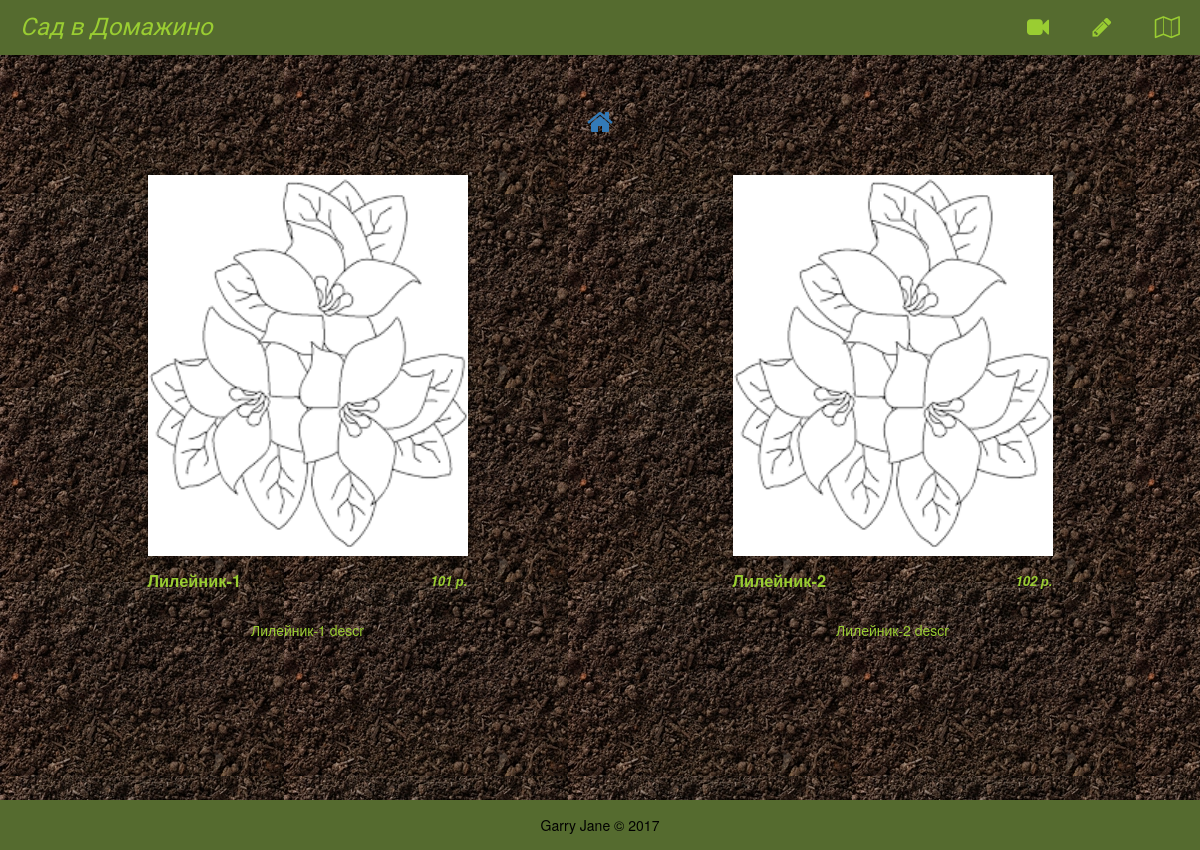
The app's page /?page=cat&id=1, older data.
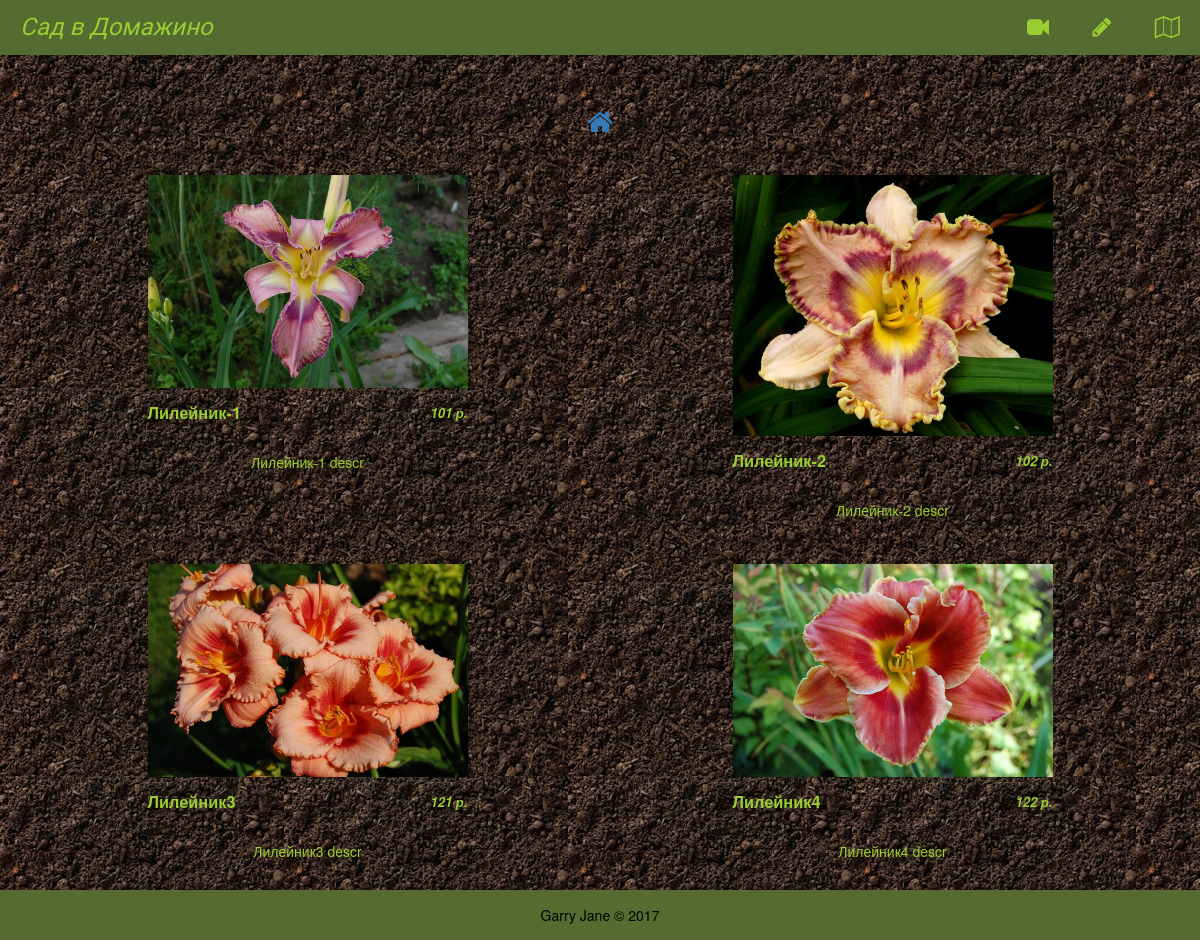
The same page, newer data.
### tables this page shows
CREATE TABLE `plants` (
  `p_id` int(6) unsigned NOT NULL AUTO_INCREMENT,
  `cat_id` int(6) unsigned NOT NULL,
  `p_name` varchar(128) NOT NULL,
  `p_img` varchar(128) NOT NULL,
  `p_intro` text NOT NULL,
  `p_descr` text NOT NULL,
  `p_additional` text,
  `p_price` int(11) NOT NULL,
  PRIMARY KEY (`p_id`),
  KEY `cat_id` (`cat_id`),
  CONSTRAINT `plants_ibfk_1` FOREIGN KEY (`cat_id`) REFERENCES `categories` (`cat_id`)
);

### index.php (called while the page is built, shortened)
<?php
$page = new Controller();

### models/DB.class.php (called while the page is built, shortened)
<?php
class DB
{
    public $dbLink, $host, $schema, $user, $password;
    function __construct($host = false, $schema = false, $user = false, $password = false)
    {
        $this->host = $host;
        $this->schema = $schema;
        $this->user = $user;
        $this->password = $password;
    }
    protected function connect()
    {
        $this->dbLink = new mysqli($this->host, $this->user, $this->password, $this->schema);
        mysqli_set_charset($this->dbLink, 'utf8');
        return true;
    }
    public function getCategoryPlants($id)
    {
        $sql = "
          SELECT * FROM plants
          WHERE cat_id = '$id'
        ";
        $result = $this->dbLink->query($sql);
        $resArr = [];
        for ($i = 0; $i < $result->num_rows; $i++) {
            $resArr[] = $result->fetch_array(MYSQLI_ASSOC);
        }
        return $resArr;
    }
}

### views/v_cont_single_cat.php (the view, shortened to what this page needs)
<div class="content">
    <div class="row">
        <div class="col-xs-12">
            <h1 class="page-title__text">
                <a href="/"><i title="Главная" class="fa fa-home" aria-hidden="true"></i></a>
            </h1>
        </div>
    </div>
    <?php
    foreach ($this->content as $plant) {
        echo
        "
            <div class='col-md-6 col-sm-12'>
                 <figure class='category-represent'>
                    <img src='{$plant['p_img']}' class='category-represent__img' alt=''>
                    <figcaption>
                        <h3 class='category-represent__name'>
                            {$plant['p_name']}
                            <span class='category-represent__name_price'>
                                {$plant['p_price']} р.
                            </span>
                        </h3>
                        <p class='category-represent__intro'>{$plant['p_descr']}</p>
                    </figcaption>
                </figure>
             </div>
            ";
    }
    ?>
</div>

### models/Controller.class.php (shortened to what this page needs)
<?php
class Controller
{
    protected $shopDB;
    public function __construct()
    {
        $this->shopDB = new DB('127.0.0.1', 'gp_shop', 'ddl_dev', 'Moodvin1');
        $this->contentSelect();
    }
    public function contentSelect()
    {
        if (isset($_GET['page'])) {
            switch ($_GET['page']) {
                case 'cat' :
                    $this->content = $this->shopDB->getCategoryPlants($_GET['id']);
                    self::render('v_cont_single_cat.php', ['title' => 'Сад в Домажино']);
                    break;
            }
        } else {
            header('Location: /?page=main');
        }
    }
    protected function render($templateName = 'v_cont_home.php', $page = ['title' => 'Сад в Домажино'], $path = 'views')
    {
        include("$path/v_header.php");
        include("$path/$templateName");
        include("$path/v_footer.php");
    }
}

### views/v_header.php (shortened to what this page needs)
<!DOCTYPE html>
<html lang="ru">
<head>
    <link rel="stylesheet" href="vendor/font-awesome/css/font-awesome.min.css">
    <link rel="stylesheet" href="vendor/bootstrap/bootstrap.css">
    <link rel="stylesheet" href="css/navbar.css">
    <link href="css/style.css" rel="stylesheet">
    <link rel="stylesheet" href="css/categories.css">
    <link rel="stylesheet" href="css/feedback.css">
    <link rel="stylesheet" href="css/map.css">
</head>
<body>
<div class="container">
    <div class="top-menu-bar">
        <span class="top-menu-logo">Сад в Домажино</span>
        <ul class="top-menu">
            <li class="top-menu__item top-menu__item_active" title="Домашняя страница">
            <li id="videoItem" class="top-menu__item" data-target="video-container" title="Видео сада">
                <a title="Видео сада" href="#" data-target="video-container">
                    <i class="fa fa-video-camera" aria-hidden="true" data-target="video-container"></i>
                </a>
            </li>
            <li id="feedbackItem" class="top-menu__item" data-target="mail-form-container" title="Написать сообщение">
                <a title="Написать сообщение" data-target="mail-form-container">
                    <i class="fa fa-pencil" aria-hidden="true" data-target="mail-form-container"></i>
                </a>
            </li>
            <li id="mapItem" class="top-menu__item" data-target="map-container" title="посмотреть на карте">
                <a data-target="map-container">
                    <i title="посмотреть на карте" class="fa fa-map-o" aria-hidden="true"
                       data-target="map-container"></i>
                </a>
            </li>
        </ul>
    </div>

### views/v_footer.php (shortened to what this page needs)
</div></div></div>
<footer class="footer"> Garry Jane © 2017</footer>
</body>
</html>

### css/navbar.css (style rules this page uses)
.top-menu-bar { background: darkolivegreen; color: yellowgreen; text-align: right; position: fixed; top: 0; right: 0; width: 100%; height: 2.5rem; font-family: 'Neucha', cursive; z-index: 2; }
.top-menu { box-sizing: border-box; color: inherit; margin: 0 auto; padding: 0; }
.top-menu-logo { position: absolute; left: 20px; font-style: italic; color: inherit; line-height: 2.5rem; font-size: 1.1rem; }
.top-menu__item { display: inline-block; height: 100%; list-style: none; padding: 0 20px; }
.top-menu__item > a { display: inline-block; text-decoration: none; color: inherit; height: 100%; width: 100%; line-height: 2.5rem; text-transform: lowercase; font-size: 1rem; }
.top-menu__item_active { color: grey; cursor: none; }

### css/style.css (style rules this page uses)
html { height: 100%; font-size: 22px; }
body { height: 100%; padding: 0; margin: 0 auto; color: yellowgreen; background: url("../img/grunt_rastitelny.jpg") repeat fixed; }
.container { display: table; padding-top: 2.5rem; height: 100%; width: 100%; min-width: 320px; }
.content { max-width: 1200px; margin: 1.25rem auto; z-index: 1; width: 100%; }
.footer { background: darkolivegreen; color: black; text-align: center; bottom: 0; left: 0; width: 100%; height: 50px; line-height: 50px; box-sizing: border-box; }
.page-title__text { text-align: center; }

### css/categories.css (style rules this page uses)
.category-represent { padding: 15px; width: 350px; text-align: center; margin: 0 auto; color: yellowgreen; }
.category-represent__img { width: 320px; cursor: zoom-in; }
.category-represent__name { position: relative; width: 320px; margin: 0; text-align: left; height: 50px; line-height: 50px; }
.category-represent__name_price { position: absolute; right: 0; text-align: right; height: 50px; line-height: 50px; font-size: 80%; font-style: italic; }

Row changes from the older to the newer data that the page shows:
changed plants "Лилейник-1": p_img: a different picture
changed plants "Лилейник-2": p_img: a different picture
now on this page (row edited): plants: p_img (picture), p_name "Лилейник3", p_price "121", p_descr "Лилейник3 descr"
now on this page (row edited): plants: p_img (picture), p_name "Лилейник4", p_price "122", p_descr "Лилейник4 descr"
